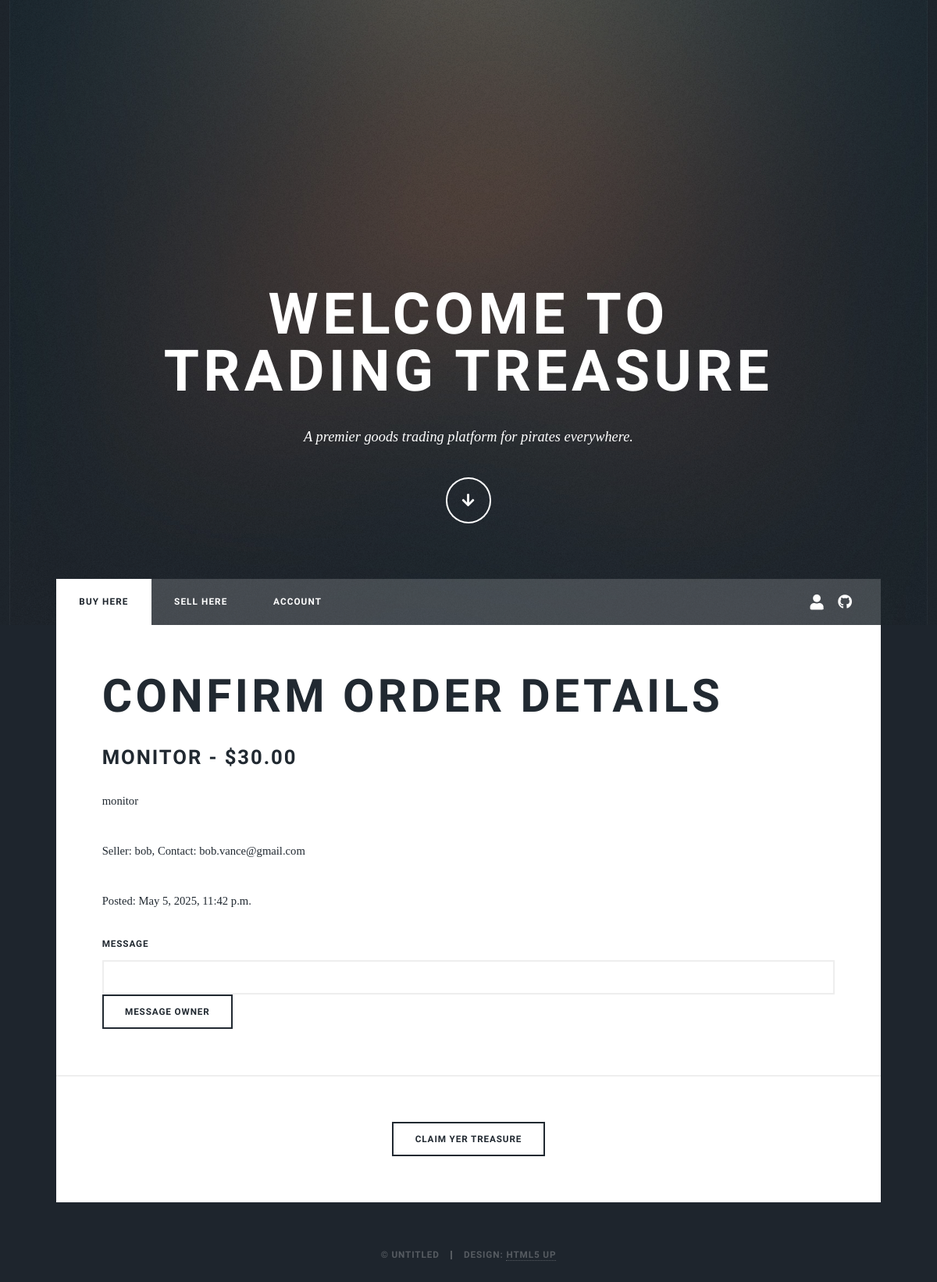
Page /buy-item/7c827059-9610-4102-a0ae-faa5788a903f/ (signed in) on the committed database.
### site_app/models.py (models this page shows, shortened)
class Product(models.Model):
    id = models.UUIDField(primary_key=True, default=uuid.uuid4, editable=False)
    name = models.CharField(max_length=255)
    price = models.FloatField()
    category = models.TextField()  # Store categories as semicolon-separated values
    owner = models.ForeignKey(User, on_delete=models.CASCADE, related_name="products")
    date_posted = models.DateTimeField(auto_now_add=True)
    buyer_address = models.ForeignKey(Address, on_delete=models.SET_NULL, null=True, blank=True)
    is_bought = models.BooleanField(default=False)

class User(AbstractUser):  # Extending Django's built-in user model
    location = models.CharField(max_length=100, blank=True, null=True)
    phone_number = models.BigIntegerField(blank=True, null=True)
    address = models.ForeignKey(Address, on_delete=models.SET_NULL, null=True, blank=True)
    list_display = ("id", "username", "email", "location", "phone_number")
    fieldsets = [
        (None, {"fields": ["id", "username", "email", "location", "phone_number"]}),
        ("Personal info", {"fields": ["id", "username", "email", "location", "phone_number"]})
    ]

### site_app/views.py (the view)
# urls.py: path('buy-item/<uuid:id>/', views.buy_item, name="buy-item"),
@login_required
def buy_item(request, id):
    prod = Product.objects.get(id=id)
    form = StripePaymentForm(initial={'product_id': prod.id})
    msgform = MessageSellerForm()
    return render(request, 'site_app/buy_item.html', {'prod': prod, 'stripe_form': form, 'msgform': msgform})

### site_app/forms.py
class StripePaymentForm(forms.Form):
    product_id = forms.UUIDField(widget=forms.HiddenInput())

class MessageSellerForm(forms.Form):
    message = forms.CharField()

### site_app/templates/site_app/buy_item.html (shortened to what this page needs)
{% load static %}
<!DOCTYPE HTML>
<html>
	<head>
		<link rel="stylesheet" href={% static 'assets/css/main.css' %} />
	</head>
	<body class="is-preload">
			<div id="wrapper" class="fade-in">
					<div id="intro">
						<h1>Welcome To<br />
						Trading Treasure</h1>
						<p>A premier goods trading platform for pirates everywhere</a>.</p>
						<ul class="actions">
							<li><a href="#header" class="button icon solid solo fa-arrow-down scrolly">Continue</a></li>
						</ul>
					</div>
					<header id="header">
					</header>
					<nav id="nav">
						<ul class="links">
							<li class="active"><a href= "{% url 'home' %}" >Buy here</a></li>
							<li><a href= "{% url 'page2' %}" >Sell here</a></li>
							<li><a href= "{% url 'page3' %}" >Account</a></li>
						</ul>
						<ul class="icons">
							<li><a href= "{% url 'profile' %}" class="fa fa-user fa-lg"></a></li>
							<li><a href="https://github.com/gbafana25/CSCI4830-TradingTreasure.git" class="icon brands fa-github"><span class="label">GitHub</span></a></li>
						</ul>
					</nav>
					<div id="main">
                        <section>
                            <h1>Confirm order details</h1>
                            <h2>{{ prod.name }} - ${{ prod.price | floatformat:2 }}</h2>
                            <p>{{ prod.category }}</p>
                            <p>Seller: {{ prod.owner.username }}, Contact: {{ prod.owner.email }}</p>
                            <p>Posted: {{ prod.date_posted }}</p>
							<form action="{% url 'message-owner' prod.id %}" method="post">
								<div class="field">
									<label for="addr1">Message</label>
									{{ msgform.message }}
								</div>
								<div><button type="submit">Message Owner</button></div>
							</form>
                        </section>
						<ul class="actions special">
							<li>
								<form method="post" action="{% url 'pay' %}">
        								<button type="submit" class="button">Claim Yer Treasure</button>
    								</form>
							</li>
						</ul>
					</div>
					<div id="copyright">
						<ul><li>&copy; Untitled</li><li>Design: <a href="https://html5up.net">HTML5 UP</a></li></ul>
					</div>
			</div>
	</body>
</html>

### rows in the picture
Product: name "MONITOR", price "30.00", category "monitor", owner.username "bob", owner.email "bob.vance@gmail.com", date_posted "May 5, 2025, 11:42 p.m."
